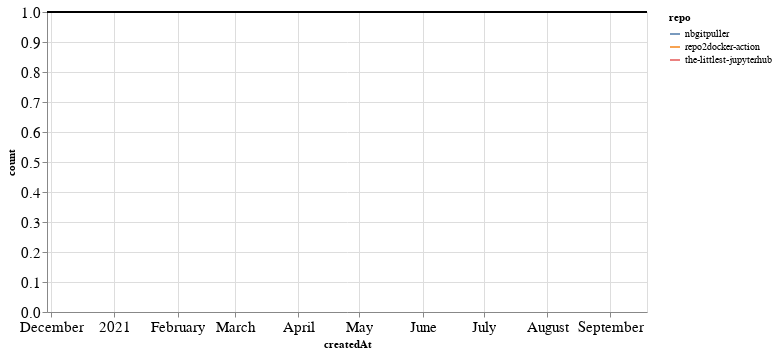

The notebook cell this image was saved under:
### Markdown cell above
### PRs

### Code cell
prs_time = prs.groupby('repo').resample('W', on='createdAt').count()['author'].reset_index()
prs_time = prs_time.rename(columns={'author': 'count'})
prs_time_total = prs_time.groupby('createdAt').agg({"count": "sum"}).reset_index()

ch1 = alt.Chart(prs_time, width=600).mark_line().encode(
    x='createdAt',
    y='count',
    color='repo',
    tooltip="repo"
)

ch2 = alt.Chart(prs_time_total, width=600).mark_line(color="black").encode(
    x='createdAt',
    y='count',
)

ch1 + ch2

### Figure 1 — Vega-Lite specification as saved in the notebook (floating-point values rounded to 4 significant figures)
{"config": {"axisLeft": {"labelFontSize": 15}, "axisBottom": {"labelFontSize": 15}}, "layer": [{"data": {"name": "data-000c4a0724d5b189e8b1b585e0bb9d16"}, "mark": "line", "encoding": {"color": {"type": "nominal", "field": "repo"}, "tooltip": {"type": "nominal", "field": "repo"}, "x": {"type": "temporal", "field": "createdAt"}, "y": {"type": "quantitative", "field": "count"}}, "width": 600}, {"data": {"name": "data-0c9c0f1bbc5a5e59ac50b866b842cff3"}, "mark": {"type": "line", "color": "black"}, "encoding": {"x": {"type": "temporal", "field": "createdAt"}, "y": {"type": "quantitative", "field": "count"}}, "width": 600}], "$schema": "https://vega.github.io/schema/vega-lite/v4.8.1.json", "datasets": {"data-000c4a0724d5b189e8b1b585e0bb9d16": [{"repo": "nbgitpuller", "createdAt": "2021-07-11T00:00:00", "count": 1}, {"repo": "repo2docker-action", "createdAt": "2021-09-12T00:00:00", "count": 1}, {"repo": "repo2docker-action", "createdAt": "2021-09-19T00:00:00", "count": 1}, {"repo": "the-littlest-jupyterhub", "createdAt": "2020-11-29T00:00:00", "count": 1}], "data-0c9c0f1bbc5a5e59ac50b866b842cff3": [{"createdAt": "2020-11-29T00:00:00", "count": 1}, {"createdAt": "2021-07-11T00:00:00", "count": 1}, {"createdAt": "2021-09-12T00:00:00", "count": 1}, {"createdAt": "2021-09-19T00:00:00", "count": 1}]}}
